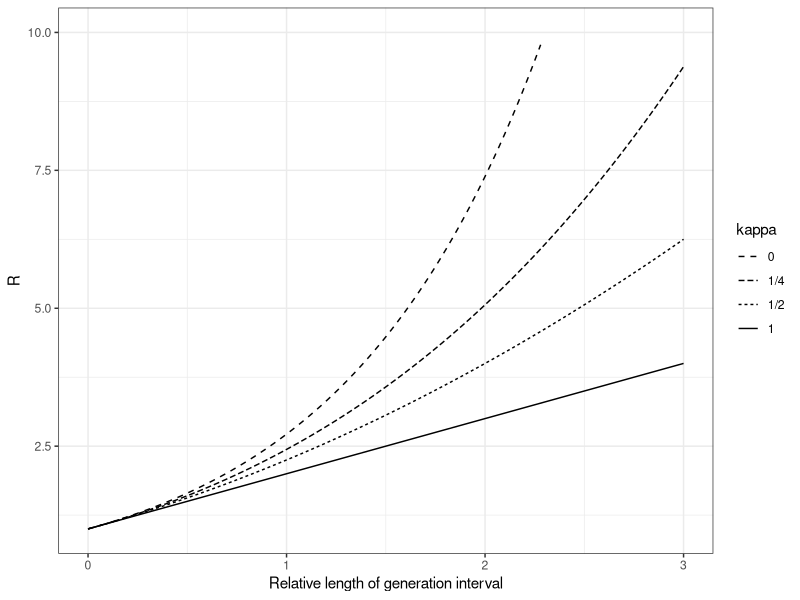

Write the R code that produced this figure.
dev.off(); pdf(pdfname, height=4)
library(ggplot2); theme_set(theme_bw())
library(tidyr)

rho <- seq(0, 3, length.out=101)

curveTab <- data.frame(rho
	, k1=1+rho
	, k2=(1+rho/2)^2
	, k4=(1+rho/4)^4
	, kx=exp(rho)
)

curveList <- (curveTab
	%>% gather(kappa, R, k1:kx)
)

print(
	ggplot(curveList, aes(x=rho, y=R, linetype=kappa))
	+ geom_line()
	+ xlab("Relative length of generation interval")
	+ ylim(c(1, 10))
	+ scale_linetype_discrete(
		breaks=rev(c("k1", "k2", "k4", "kx"))
		, labels=rev(c("1", "1/2", "1/4", "0"))
	)
)
